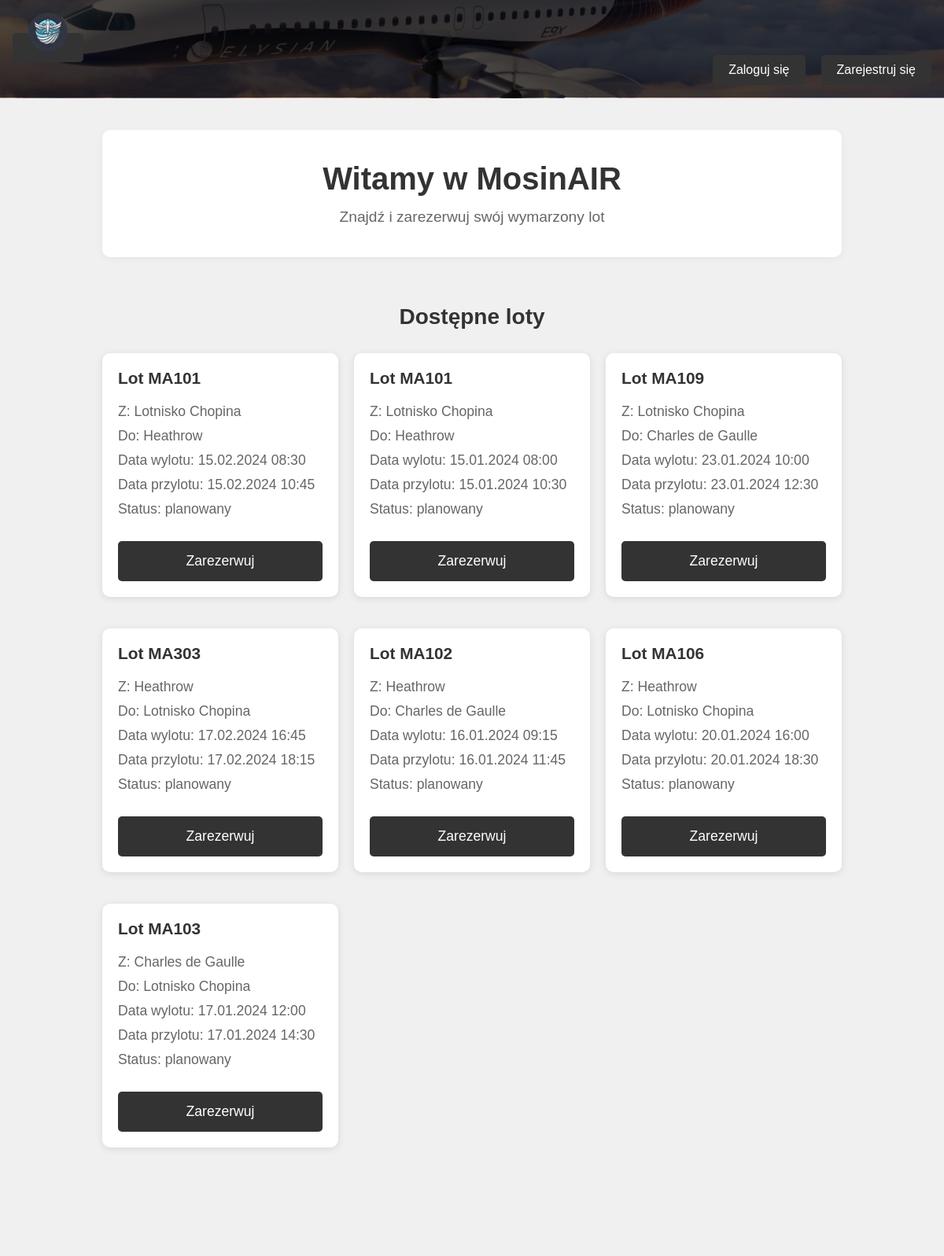
/strona/index.php (upper part), run on an earlier commit of the app's database.
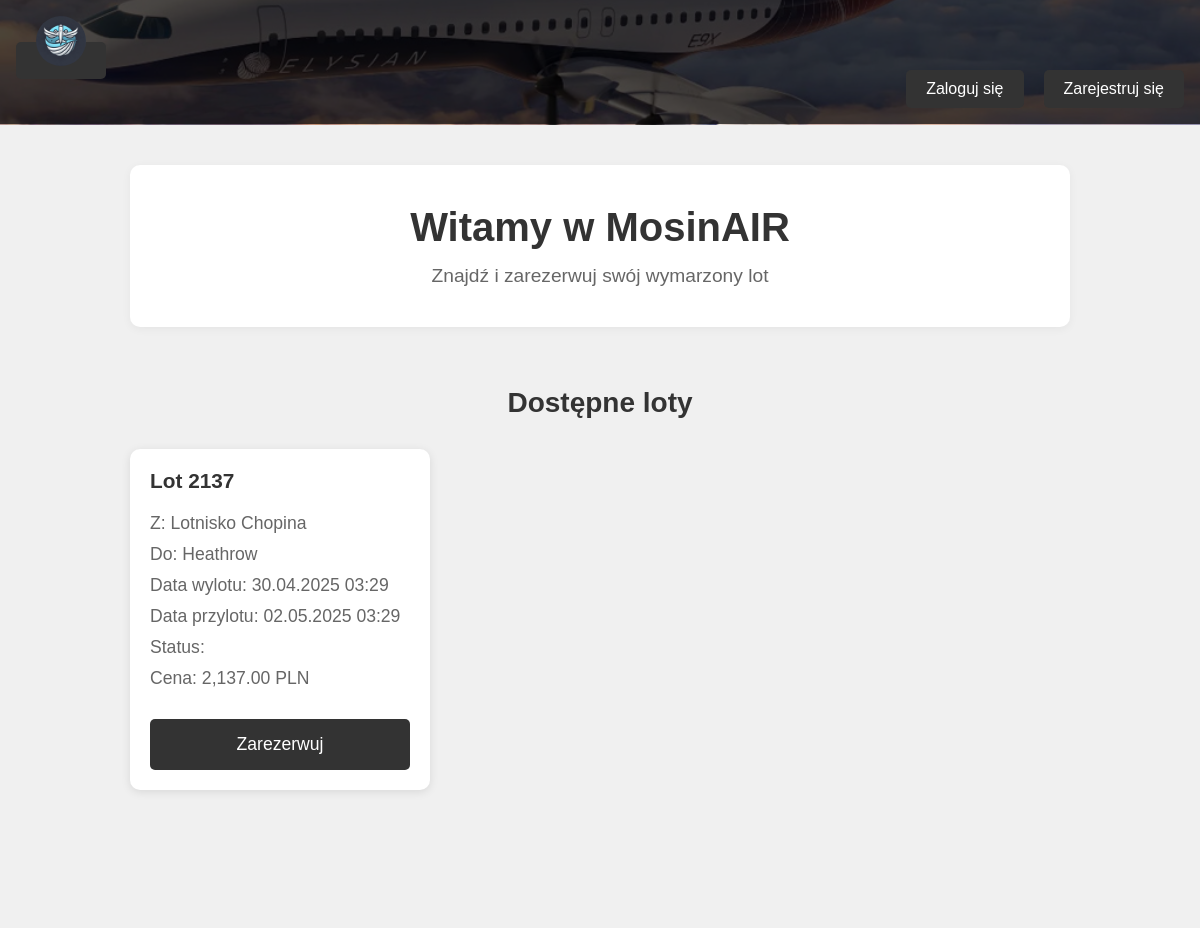
And on a later commit of the database.
### tables this page shows
CREATE TABLE `loty` (
  `id` int(11) NOT NULL,
  `id_samolotu` int(11) NOT NULL,
  `id_lotniska_start` int(11) NOT NULL,
  `id_lotniska_koniec` int(11) NOT NULL,
  `id_linii_lotniczych` int(11) NOT NULL,
  `numer_lotu` varchar(10) NOT NULL,
  `data_start` datetime NOT NULL,
  `data_koniec` datetime NOT NULL,
  `status_lotu` enum('planowany','boarding','w_locie','wyladowal','opozniony','odwolany') NOT NULL,
  `id_gate_wylot` int(11) DEFAULT NULL,
  `id_gate_przylot` int(11) DEFAULT NULL,
  `cena` decimal(10,2) DEFAULT NULL,
  `dostepne_miejsca` int(11) DEFAULT NULL
);

CREATE TABLE `lotniska` (
  `id` int(11) NOT NULL,
  `nazwa` varchar(255) NOT NULL,
  `miasto` varchar(255) NOT NULL,
  `kraj` varchar(255) NOT NULL,
  `kod_IATA` varchar(3) NOT NULL,
  `terminal_count` int(11) NOT NULL
);

### strona/index.php (the view, shortened to what this page needs)
<?php
    require_once 'config.php';
    $query = "SELECT l.*,
              ls1.nazwa as lotnisko_start,
              ls2.nazwa as lotnisko_koniec
              FROM loty l
              JOIN lotniska ls1 ON l.id_lotniska_start = ls1.id
              JOIN lotniska ls2 ON l.id_lotniska_koniec = ls2.id";
    $stmt = $db->query($query);
    $loty = $stmt->fetchAll();
?>
<!DOCTYPE html>
<html lang="pl">
<head>
    <link rel="stylesheet" href="./dodatki/style.css">
</head>
<body>
    <header>
        <nav>
            <div class="logo">
                <a href="index.php">
                    <img src="zdjecia/logo/logo_mosinair.jpeg" alt="MosinAIR Logo" width="50" height="50" id="logoindex">
                </a>
            </div>
            <div class="nav-links">
                <a href="logowanie/logowanie.php">Zaloguj się</a>
                <a href="logowanie/rejestracja.php">Zarejestruj się</a>
            </div>
        </nav>
    </header>
    <main>
        <section class="welcome">
            <h1>Witamy w MosinAIR</h1>
            <p>Znajdź i zarezerwuj swój wymarzony lot</p>
        </section>
        <section class="flights">
            <h2>Dostępne loty</h2>
            <div class="flights-container">
                <?php foreach($loty as $lot): ?>
                    <div class="flight-card">
                        <div class="flight-details">
                            <h3>Lot <?php echo htmlspecialchars($lot['numer_lotu']); ?></h3>
                            <p>Z: <?php echo htmlspecialchars($lot['lotnisko_start']); ?></p>
                            <p>Do: <?php echo htmlspecialchars($lot['lotnisko_koniec']); ?></p>
                            <p>Data wylotu: <?php echo date('d.m.Y H:i', strtotime($lot['data_start'])); ?></p>
                            <p>Data przylotu: <?php echo date('d.m.Y H:i', strtotime($lot['data_koniec'])); ?></p>
                            <p>Status: <?php echo htmlspecialchars($lot['status_lotu']); ?></p>
                            <?php if(isset($lot['cena'])): ?>
                            <p>Cena: <?php echo number_format($lot['cena'], 2); ?> PLN</p>
                            <?php endif; ?>
                        </div>
                        <a href="logowanie/logowanie.php" class="book-button">Zarezerwuj</a>
                    </div>
                <?php endforeach; ?>
            </div>
        </section>
    </main>
</body>
</html>

### strona/dodatki/style.css (style rules this page uses)
* { margin: 0; padding: 0; box-sizing: border-box; font-family: 'Arial', sans-serif; }
body { background-color: #f0f0f0; min-height: 100vh; display: flex; flex-direction: column; }
header { background-image: url('../zdjecia/samolot.jpg'); background-size: cover; background-position: center; background-repeat: no-repeat; height: 125px; width: 100%; position: relative; }
nav { background-color: rgba(0, 0, 0, 0.7); padding: 1rem; position: absolute; width: 100%; top: 0; }
.logo img { border-radius: 50%; transition: transform 0.3s ease; }
.nav-links { display: flex; gap: 20px; justify-content: right; }
nav a { color: #ffffff; text-decoration: none; padding: 10px 20px; border-radius: 5px; transition: background-color 0.3s ease; background-color: #333333; }
main { max-width: 1200px; margin: 40px auto; padding: 0 20px; flex: 1; }
.welcome { text-align: center; margin-bottom: 40px; padding: 40px; background-color: #ffffff; border-radius: 10px; box-shadow: 0 2px 10px rgba(0,0,0,0.05); }
.welcome h1 { font-size: 2.5em; color: #333333; margin-bottom: 15px; }
.welcome p { font-size: 1.2em; color: #666666; }
.flights { width: 100%; max-width: 100%; padding: 20px 0; }
.flights h2 { text-align: center; width: 100%; margin-bottom: 30px; color: #333333; font-size: 28px; }
.flights-container { display: grid; grid-template-columns: repeat(auto-fill, minmax(300px, 1fr)); gap: 20px; width: 100%; max-width: 1200px; margin: 0 auto; }
.flight-card { display: flex; flex-direction: column; justify-content: space-between; background-color: #ffffff; border-radius: 10px; box-shadow: 0 2px 10px rgba(0,0,0,0.1); padding: 20px; margin-bottom: 20px; transition: transform 0.3s ease, box-shadow 0.3s ease; }
.flight-details h3 { color: #333333; margin-bottom: 20px; font-size: 1.3em; }
.flight-details p { margin: 10px 0; color: #666666; font-size: 1.1em; }
.book-button { display: inline-block; width: 100%; background-color: #333333; color: white; padding: 15px 20px; text-decoration: none; border-radius: 5px; text-align: center; margin-top: 20px; font-size: 1.1em; transition: background-color 0.3s ease; }

What changed in the data, as far as the page shows it:
removed loty: numer_lotu "MA101", id_lotniska_start.nazwa "Lotnisko Chopina", id_lotniska_koniec.nazwa "Heathrow", data_start "15.02.2024 08:30", data_koniec "15.02.2024 10:45", status_lotu "planowany"
removed loty: numer_lotu "MA101", id_lotniska_start.nazwa "Lotnisko Chopina", id_lotniska_koniec.nazwa "Heathrow", data_start "15.01.2024 08:00", data_koniec "15.01.2024 10:30", status_lotu "planowany"
removed loty: numer_lotu "MA109", id_lotniska_start.nazwa "Lotnisko Chopina", id_lotniska_koniec.nazwa "Charles de Gaulle", data_start "23.01.2024 10:00", data_koniec "23.01.2024 12:30", status_lotu "planowany"
removed loty: numer_lotu "MA303", id_lotniska_start.nazwa "Heathrow", id_lotniska_koniec.nazwa "Lotnisko Chopina", data_start "17.02.2024 16:45", data_koniec "17.02.2024 18:15", status_lotu "planowany"
removed loty: numer_lotu "MA102", id_lotniska_start.nazwa "Heathrow", id_lotniska_koniec.nazwa "Charles de Gaulle", data_start "16.01.2024 09:15", data_koniec "16.01.2024 11:45", status_lotu "planowany"
removed loty: numer_lotu "MA106", id_lotniska_start.nazwa "Heathrow", id_lotniska_koniec.nazwa "Lotnisko Chopina", data_start "20.01.2024 16:00", data_koniec "20.01.2024 18:30", status_lotu "planowany"
removed loty: numer_lotu "MA103", id_lotniska_start.nazwa "Charles de Gaulle", id_lotniska_koniec.nazwa "Lotnisko Chopina", data_start "17.01.2024 12:00", data_koniec "17.01.2024 14:30", status_lotu "planowany"
added loty: numer_lotu "2137", id_lotniska_start.nazwa "Lotnisko Chopina", id_lotniska_koniec.nazwa "Heathrow", data_start "30.04.2025 03:29", data_koniec "02.05.2025 03:29", cena "2,137.00"
